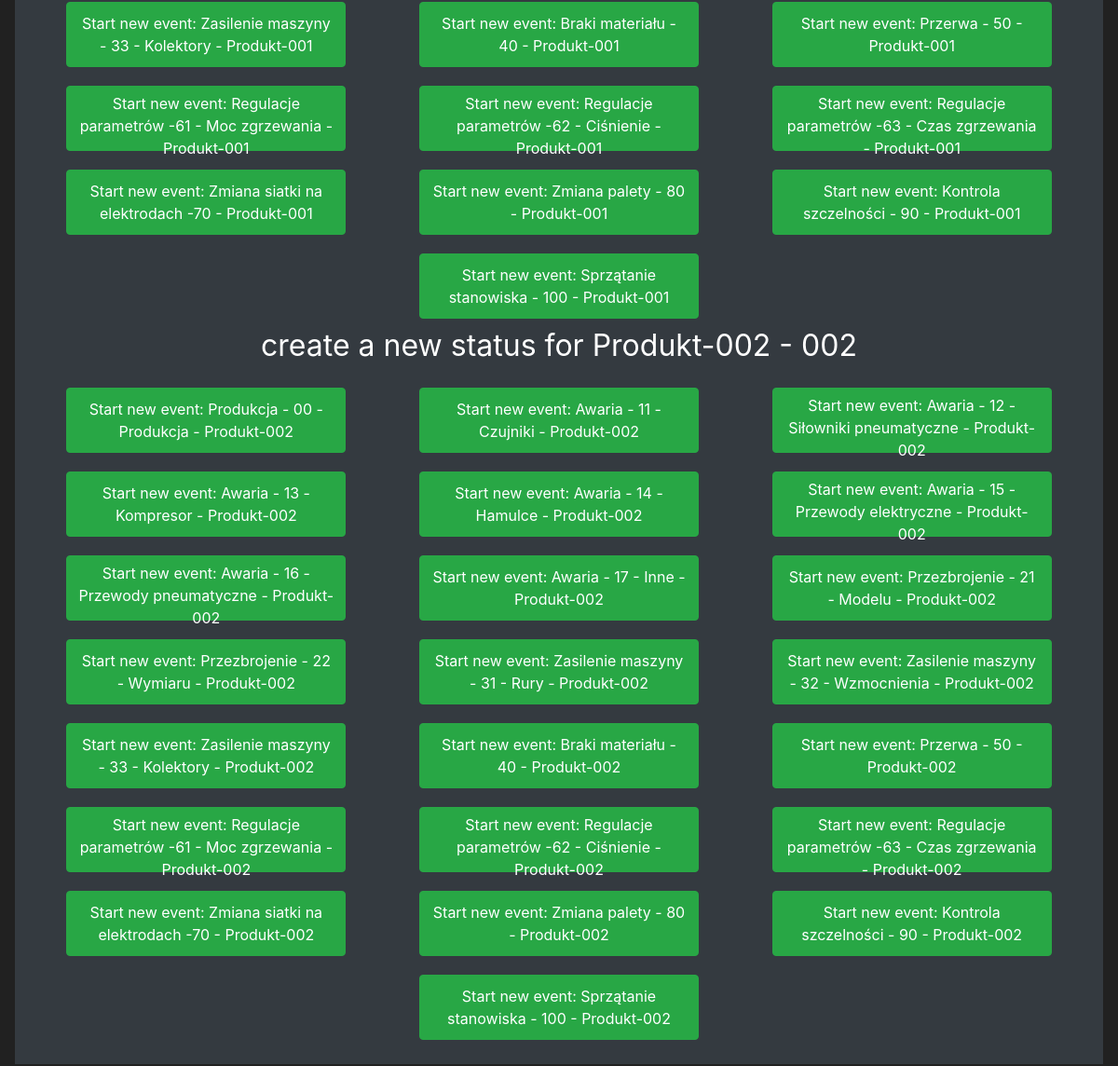
The page /eventStartStop (signed in, lower part) on the database as committed earlier.
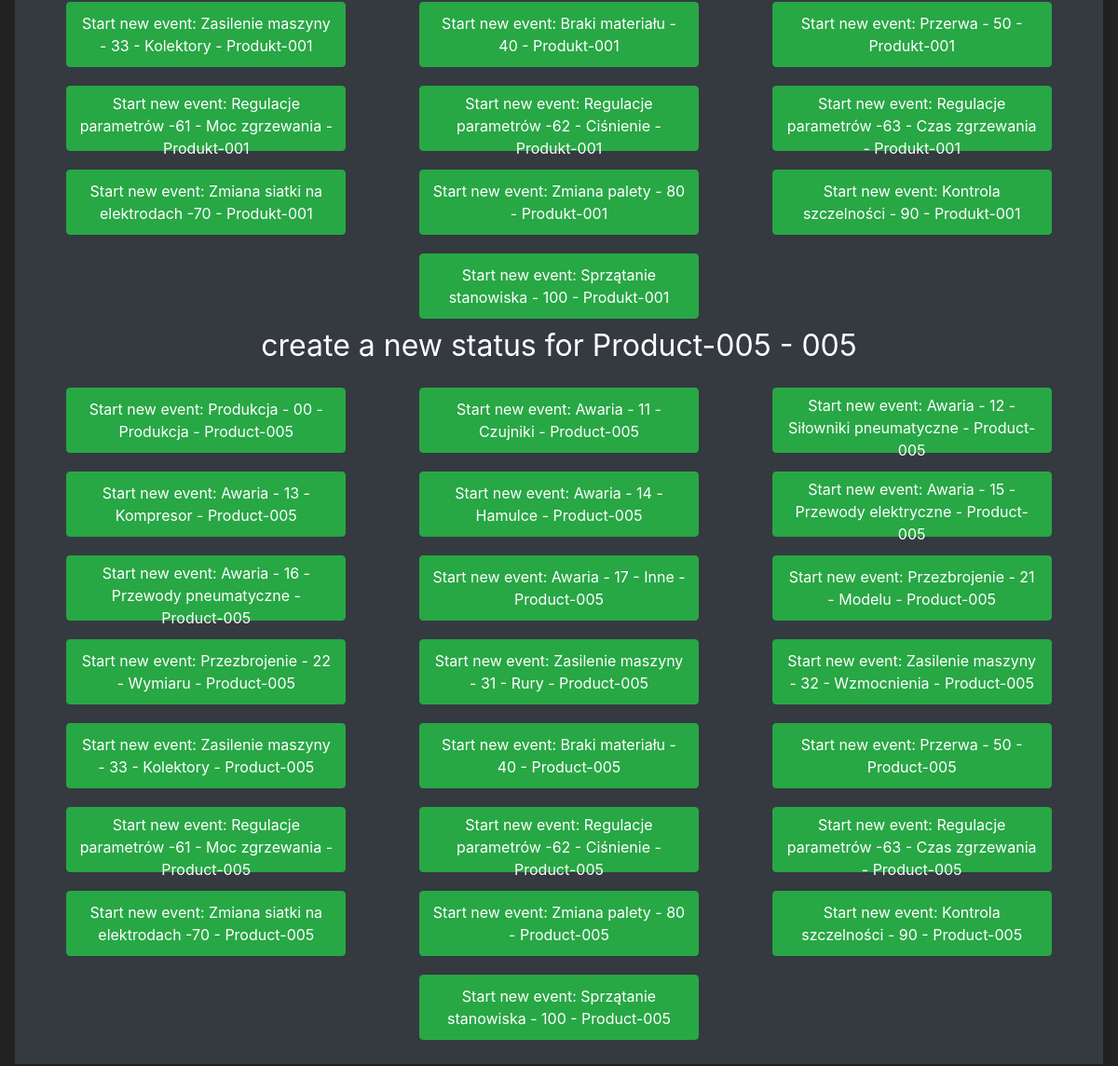
The same page on the database as committed later.
### mainApp/models/status.py (models this page shows, shortened)
class Status(db.Model):
    id = db.Column(db.Integer, primary_key=True)
    statusCode = db.Column(db.Integer)
    statusName = db.Column(db.String(20), unique=True)
    production = db.Column(db.String(20))

### mainApp/models/product.py (models this page shows, shortened)
class Product(db.Model):
    id = db.Column(db.Integer, primary_key=True)
    modelCode = db.Column(db.String(20), unique=True)
    modelName = db.Column(db.String(20))
    orderStatus = db.Column(db.String(20))
    startDate = db.Column(db.Integer)
    executionDate = db.Column(db.Integer)

### mainApp/routes.py (the view, shortened to what this page needs)
@ app.route('/eventStartStop', methods=('GET', 'POST'))
@ login_required
def event_start_stop_page():
    eventStartForm = EventStartForm()
    eventCloseForm = EventCloseForm()
    openProductList = Product.query.filter(or_(Product.orderStatus == "Open",Product.orderStatus == "Auto"))
    statusList = Status.query.all()
    openEventList = Event.query.filter(Event.endDate == None)
    return render_template('eventStartForm.html', openProductList=openProductList, statusList=statusList, openEventList=openEventList, eventStartForm=eventStartForm, eventCloseForm=eventCloseForm)

### mainApp/models/user.py (called while the page is built)
@login_manager.user_loader
def load_user(user_id):
    return User.query.get(int(user_id))

### mainApp/templates/eventStartForm.html (shortened to what this page needs)
{% extends 'base.html' %}
{% block content %}
<div class="text-center">
    <div class="container">
        {% for openProduct in openProductList %}
        <h3 class="h2 mb-3 font-weight-normal">
            create a new status for {{openProduct.modelName}} - {{ openProduct.modelCode}}
        </h3>
        <div class="row">
            {% for status in statusList %}
            <div class="col text-center">
                <button class="btn btn-outline btn-success buttonFull" data-toggle="modal"
                    data-target="#Modal-Start-{{openProduct.id}}-{{status.id}}-{{current_user.id}}">Start new event: {{ status.statusName }} - {{
                        openProduct.modelName}}</button>
            </div>
            {% endfor %}
        </div>
        {% endfor %}
    </div>
</div>
{% endblock %}

### mainApp/templates/base.html (shortened to what this page needs)
<!doctype html>
<html lang="en">
<head>
   <link rel="stylesheet" href="https://cdn.jsdelivr.net/npm/bootstrap@4.5.3/dist/css/bootstrap.min.css"
>
   <link rel="stylesheet" href="https://cdnjs.cloudflare.com/ajax/libs/font-awesome/4.7.0/css/font-awesome.min.css">
</head>
<body>
   <br>
   <div class="position-relative overflow-hidden p-3 p-md-3 m-md-3 text-center bg-dark" style="color:white">
      {% block content %}
      {% endblock %}
   </div>
</body>
</html>

### mainApp/templates/base.html (style rules this page uses)
body { background-color: #212121; color: white }
.buttonFull { width: 300px !important; height: 70px !important; margin: 10px; }

Rows that differ between the two databases and show on the page:
no longer on this page (row edited): Product: modelName "Produkt-002", modelCode "002", Status (statusName "Produkcja - 00 - Produkcja"), Status (statusName "Awaria - 11 - Czujniki"), Status (statusName "Awaria - 12 - Siłowniki pneumatyczne"), Status (statusName "Awaria - 13 - Kompresor"), Status (statusName "Awaria - 14 - Hamulce"), Status (statusName "Awaria - 15 - Przewody elektryczne"), Status (statusName "Awaria - 16 - Przewody pneumatyczne"), Status (statusName "Awaria - 17 - Inne"), Status (statusName "Przezbrojenie - 21 - Modelu"), Status (statusName "Przezbrojenie - 22 - Wymiaru"), Status (statusName "Zasilenie maszyny - 31 - Rury"), Status (statusName "Zasilenie maszyny - 32 - Wzmocnienia"), Status (statusName "Zasilenie maszyny - 33 - Kolektory"), Status (statusName "Braki materiału - 40"), Status (statusName "Przerwa - 50"), Status (statusName "Regulacje parametrów -61 - Moc zgrzewania"), Status (statusName "Regulacje parametrów -62 - Ciśnienie"), Status (statusName "Regulacje parametrów -63 - Czas zgrzewania"), Status (statusName "Zmiana siatki na elektrodach -70"), Status (statusName "Zmiana palety - 80"), Status (statusName "Kontrola szczelności - 90"), Status (statusName "Sprzątanie stanowiska - 100")
added Product: modelName "Product-005", modelCode "005", Status (statusName "Produkcja - 00 - Produkcja"), Status (statusName "Awaria - 11 - Czujniki"), Status (statusName "Awaria - 12 - Siłowniki pneumatyczne"), Status (statusName "Awaria - 13 - Kompresor"), Status (statusName "Awaria - 14 - Hamulce"), Status (statusName "Awaria - 15 - Przewody elektryczne"), Status (statusName "Awaria - 16 - Przewody pneumatyczne"), Status (statusName "Awaria - 17 - Inne"), Status (statusName "Przezbrojenie - 21 - Modelu"), Status (statusName "Przezbrojenie - 22 - Wymiaru"), Status (statusName "Zasilenie maszyny - 31 - Rury"), Status (statusName "Zasilenie maszyny - 32 - Wzmocnienia"), Status (statusName "Zasilenie maszyny - 33 - Kolektory"), Status (statusName "Braki materiału - 40"), Status (statusName "Przerwa - 50"), Status (statusName "Regulacje parametrów -61 - Moc zgrzewania"), Status (statusName "Regulacje parametrów -62 - Ciśnienie"), Status (statusName "Regulacje parametrów -63 - Czas zgrzewania"), Status (statusName "Zmiana siatki na elektrodach -70"), Status (statusName "Zmiana palety - 80"), Status (statusName "Kontrola szczelności - 90"), Status (statusName "Sprzątanie stanowiska - 100")
